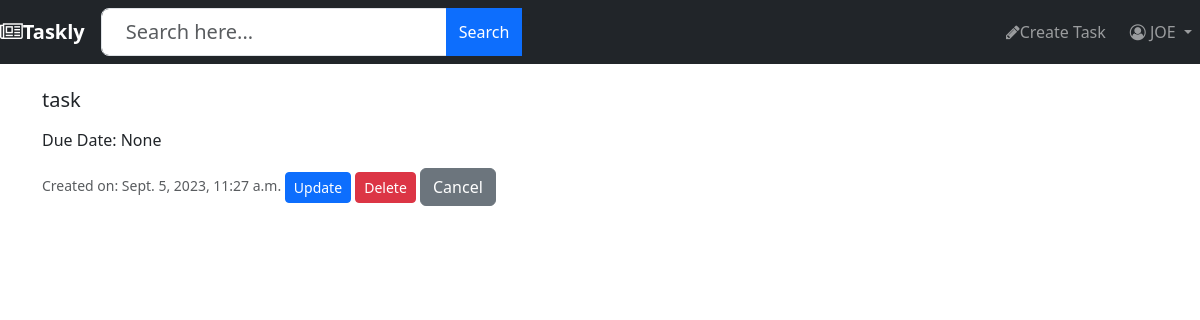
Screenshot of /task/task/ (signed in) with the database file from the repository.
### Taskly/models.py (models this page shows, shortened)
class CustomUser(AbstractUser):
    email = models.EmailField(unique=True)
    description = models.TextField("Description", max_length=600, default='', blank=True)
    groups = models.ManyToManyField(
        'auth.Group',
        related_name='custom_users',  # Choose a custom related_name
        blank=True,
        help_text='The groups this user belongs to.',
        verbose_name='groups',
    )
    user_permissions = models.ManyToManyField(
        'auth.Permission',
        related_name='custom_users',  # Choose a custom related_name
        blank=True,
        help_text='Specific permissions for this user.',
        verbose_name='user permissions',
    )

class Task(models.Model):
    title = models.CharField(max_length=200)  # Title of the task
    description = models.TextField(blank=True, null=True)  # Optional task description
    created_at = models.DateTimeField(auto_now_add=True)  # Timestamp when the task was created
    due_date = models.DateTimeField(blank=True, null=True)  # Optional due date for the task
    completed = models.BooleanField(default=False)  # Whether the task has been completed
    user = models.ForeignKey(settings.AUTH_USER_MODEL, on_delete=models.CASCADE)  # User who owns the task
    slug = models.SlugField(max_length=200, blank=True, null=True)  # Slug field for pretty URLs
    class Meta:
        order_with_respect_to = 'user'

### Taskly/views.py (the view)
# urls.py: path('task/<slug:slug>/', taskDetailView.as_view(), name='task-detail'),
class taskDetailView(LoginRequiredMixin, DetailView):
    model = Task
    def get_queryset(self):
        return Task.objects.filter(user=self.request.user)

### Taskly/templates/Taskly/task_detail.html (shortened to what this page needs)
{% extends 'base.html' %}
{% block content %}
<li class="list-group-item">
    <h5>{{ task.title }}</h5>
    <p>Due Date: {{ task.due_date }}</p>
    <small class="text-muted">Created on: {{ task.created_at }} </small>
    <a href="{% url 'Taskly:task-update' slug=task.slug %}" class="btn btn-primary btn-sm">Update</a>
    <a href="{% url 'Taskly:task-delete' slug=task.slug %}" class="btn btn-danger btn-sm">Delete</a>
    <a href="{% url 'Taskly:homepage' %}" class="btn btn-secondary">Cancel</a>
</li>
{% endblock %}

### Taskly/templates/base.html (shortened to what this page needs)
{% load crispy_forms_tags %}
<!DOCTYPE html>
<html lang="en">
<head>
    <link rel="stylesheet" href="https://cdn.jsdelivr.net/npm/bootstrap@5.3.0/dist/css/bootstrap.min.css">
    <link rel="stylesheet" href="https://cdnjs.cloudflare.com/ajax/libs/font-awesome/4.7.0/css/font-awesome.min.css">
</head>
<body>
    <nav class="navbar navbar-expand-xl navbar-dark bg-dark">
        {% if user.is_authenticated %}
        <a href="{% url 'Taskly:homepage' %}" class="navbar-brand"><i class="fa fa-newspaper-o"></i><b>Taskly</b></a>
        <div id="navbarCollapse" class="collapse navbar-collapse justify-content-between">
            <form class="navbar-form form-inline" method="GET" action="{% url 'Taskly:search' %}">
                <div class="input-group search-box">
                    <input type="text" id="search" name="q" class="form-control form-control-lg py-2 px-4 mr-9" placeholder="Search here..."> <button type="submit" class="btn btn-primary">Search</button>
                    <span class="input-group-addon"><i class="material-icons">&#xE8B6;</i></span>
                </div>
            </form>
            <div class="navbar-nav">
            {% endif %}
                {% if user.is_authenticated %}
                <div class="d-flex align-items-center">
                    <a href="{% url 'Taskly:task-create' %}" class="nav-item nav-link mx-2"><i class="fa fa-pencil"></i><span>Create Task</span></a>
                </div>
                <div class="d-flex align-items-center">
                    <div class="nav-item dropdown">
                        <a href="#" data-toggle="dropdown" class="nav-item nav-link dropdown-toggle user-action">
                            <i class="fa fa-user-circle-o"></i> {{ user.username|upper }} <b class="caret"></b>
                        </a>
                    </div>
                </div>
                {% else %}
                <div class="d-flex align-items-center">
                    <a href="{% url 'Taskly:register' %}" class="btn btn-primary mx-2">Create Account</a>
                    <a href="{% url 'Taskly:login' %}" class="btn btn-secondary">Login</a>
                </div>
                {% endif %}
            </div>
        </div>
    </nav>
    <div class="container mt-4">
        {% block content %}
        {% endblock %}
    </div>
</body>
</html>

### rows the page displays
CustomUser: username "JOE"
Task: title "task", due_date "None", created_at "Sept. 5, 2023, 11:27 a.m."
